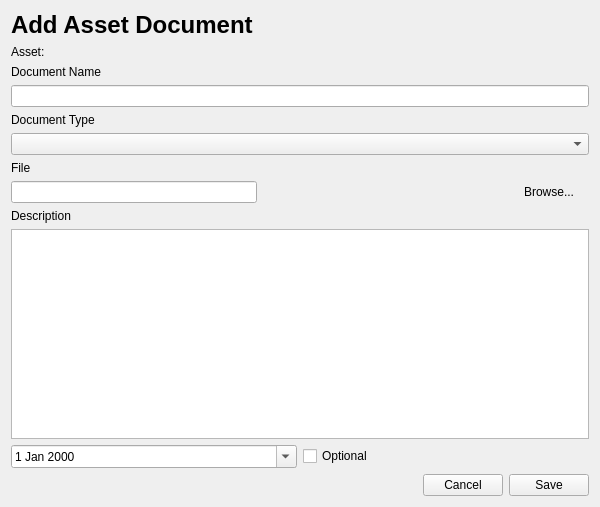
<?xml version="1.0" encoding="UTF-8"?>
<ui version="4.0">
 <class>AssetDocumentDialog</class>
 <widget class="QDialog" name="AssetDocumentDialog">
  <property name="geometry">
   <rect>
    <x>0</x>
    <y>0</y>
    <width>600</width>
    <height>507</height>
   </rect>
  </property>
  <property name="minimumSize">
   <size>
    <width>600</width>
    <height>420</height>
   </size>
  </property>
  <property name="windowTitle">
   <string>Add Asset Document</string>
  </property>
  <layout class="QVBoxLayout" name="verticalLayout">
   <item>
    <widget class="QLabel" name="lblTitle">
     <property name="font">
      <font>
       <pointsize>18</pointsize>
       <bold>true</bold>
      </font>
     </property>
     <property name="text">
      <string>Add Asset Document</string>
     </property>
    </widget>
   </item>
   <item>
    <widget class="QLabel" name="lblAsset">
     <property name="text">
      <string>Asset:</string>
     </property>
    </widget>
   </item>
   <item>
    <widget class="QLabel" name="lblDocumentName">
     <property name="text">
      <string>Document Name</string>
     </property>
    </widget>
   </item>
   <item>
    <widget class="QLineEdit" name="txtDocumentName"/>
   </item>
   <item>
    <widget class="QLabel" name="lblDocumentType">
     <property name="text">
      <string>Document Type</string>
     </property>
    </widget>
   </item>
   <item>
    <widget class="QComboBox" name="cmbDocumentType"/>
   </item>
   <item>
    <widget class="QLabel" name="lblFile">
     <property name="text">
      <string>File</string>
     </property>
    </widget>
   </item>
   <item>
    <layout class="QHBoxLayout" name="horizontalLayout">
     <item>
      <widget class="QLineEdit" name="txtFilePath">
       <property name="readOnly">
        <bool>true</bool>
       </property>
      </widget>
     </item>
     <item>
      <spacer name="horizontalSpacer">
       <property name="orientation">
        <enum>Qt::Orientation::Horizontal</enum>
       </property>
       <property name="sizeHint" stdset="0">
        <size>
         <width>40</width>
         <height>20</height>
        </size>
       </property>
      </spacer>
     </item>
     <item>
      <widget class="QPushButton" name="btnBrowse">
       <property name="text">
        <string>Browse...</string>
       </property>
       <property name="flat">
        <bool>true</bool>
       </property>
      </widget>
     </item>
    </layout>
   </item>
   <item>
    <widget class="QLabel" name="lblDescription">
     <property name="text">
      <string>Description</string>
     </property>
    </widget>
   </item>
   <item>
    <widget class="QPlainTextEdit" name="txtDescription"/>
   </item>
   <item>
    <layout class="QHBoxLayout" name="horizontalLayout_3">
     <item>
      <widget class="QDateEdit" name="dateExpiry">
       <property name="calendarPopup">
        <bool>true</bool>
       </property>
      </widget>
     </item>
     <item>
      <widget class="QCheckBox" name="chkExpiryDate">
       <property name="text">
        <string>Optional</string>
       </property>
      </widget>
     </item>
    </layout>
   </item>
   <item>
    <layout class="QHBoxLayout" name="horizontalLayout_2">
     <item>
      <spacer name="horizontalSpacer_2">
       <property name="orientation">
        <enum>Qt::Orientation::Horizontal</enum>
       </property>
       <property name="sizeHint" stdset="0">
        <size>
         <width>40</width>
         <height>20</height>
        </size>
       </property>
      </spacer>
     </item>
     <item>
      <widget class="QPushButton" name="btnCancel">
       <property name="text">
        <string>Cancel</string>
       </property>
      </widget>
     </item>
     <item>
      <widget class="QPushButton" name="btnSave">
       <property name="text">
        <string>Save</string>
       </property>
      </widget>
     </item>
    </layout>
   </item>
  </layout>
 </widget>
 <resources/>
 <connections/>
</ui>
